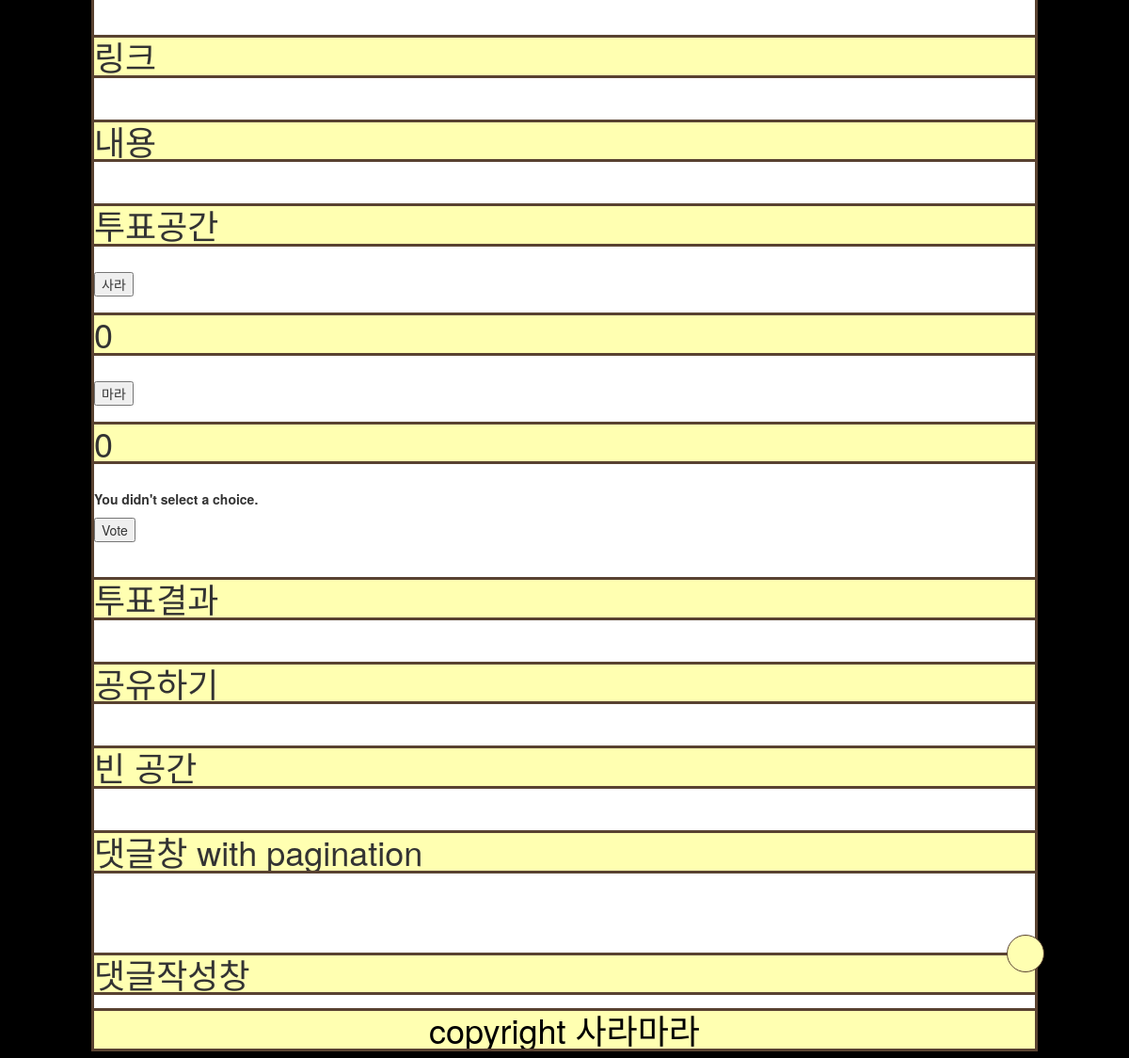
Before: /posts/9/votes/ (lower part) with the older database file.
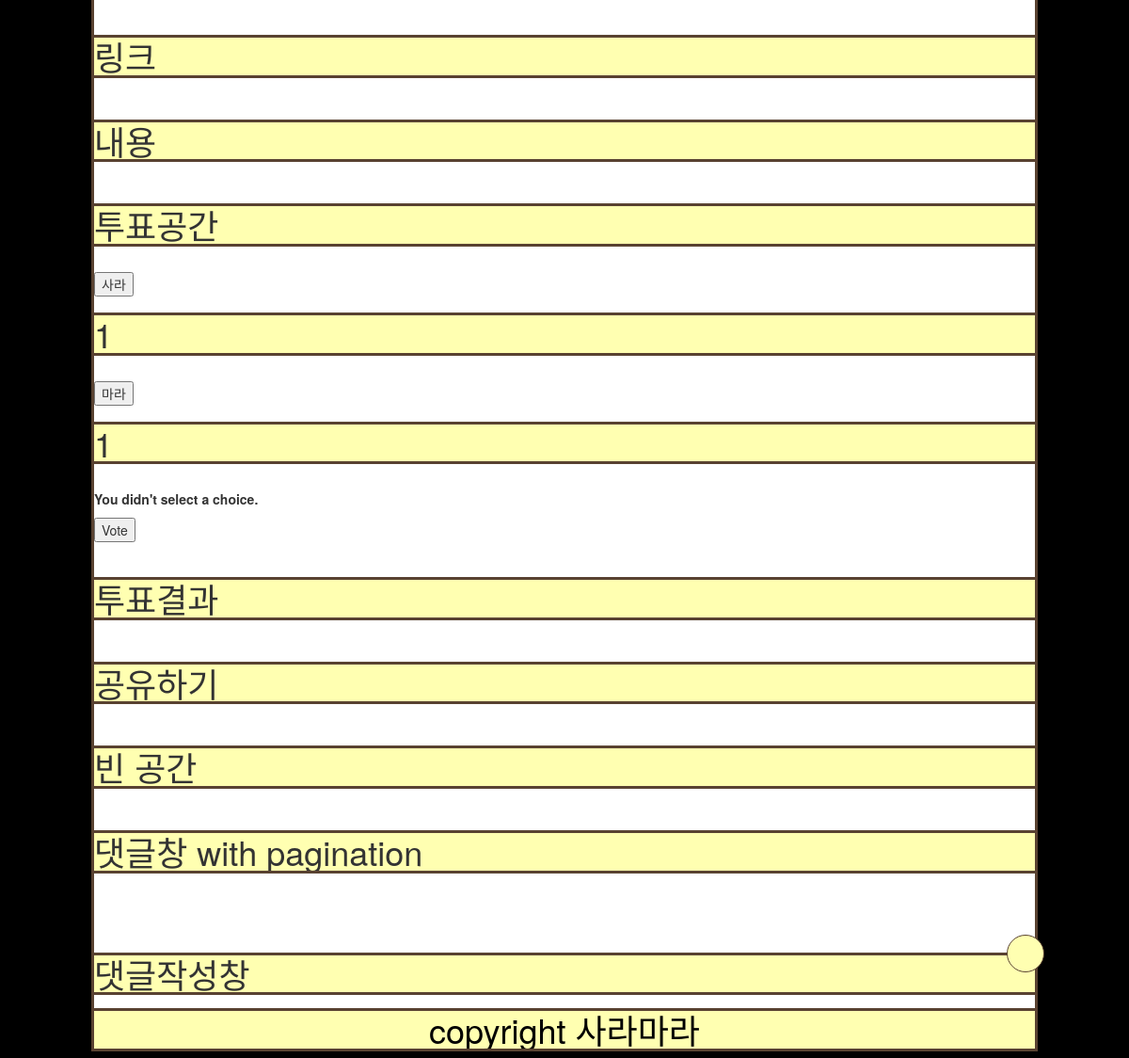
After: the same page with the newer database file.
### posts/models.py (models this page shows, shortened)
class Post(models.Model):
    author = models.ForeignKey(
        settings.AUTH_USER_MODEL, on_delete=models.CASCADE)  # 추천!
    title = models.CharField(max_length=128)
    content = models.TextField()
    price = models.CharField(max_length=128, default='NA', null=True)
    brand = models.CharField(max_length=128, default='NA', null=True)
    link = models.CharField(
        max_length=128, blank=True, null=True)
    pup_date = models.DateTimeField(auto_now_add=True,
                                    verbose_name='date published')
    sara = models.TextField(blank=True, null=True)
    mara = models.TextField(blank=True, null=True)
    CATEGORY_CHOICES = (
        ('상의', '상의'),
        ('하의', '하의'),
        ('신발', '신발'),
        ('기타', '기타'),
    )
    category = models.CharField(
        max_length=128, choices=CATEGORY_CHOICES, default='상의', null=False)
    def sara_cnt(self):
        if self.sara is None:
            return 0
        else:
            return len(self.sara.split(' '))
    def mara_cnt(self):
        if self.mara is None:
            return 0
        else:
            return len(self.mara.split(' '))
    class Meta:
        ordering = ['-id']

### posts/views.py (the view)
# urls.py: path('<int:post_id>/votes/', views.vote, name='vote'),
def vote(request, post_id):
    post = get_object_or_404(Post, pk=post_id)
    try:
        selected_choice = post.choice_set.get(pk=request.POST['choice'])
    except (KeyError, Choice.DoesNotExist):
        return render(request, 'posts/detail.html', {
            'post': post,
            'error_message': "You didn't select a choice.",
        })
    else:
        selected_choice.votes += 1
        selected_choice.save()
        return HttpResponseRedirect(reverse('posts:detail', args=(post.id,)))

### posts/templates/posts/detail.html (shortened to what this page needs)
{% extends 'posts/base.html' %} {% block content %}
<br />
<br />
<br />
<div>
  <br />
  <br />
  <br />
  <br />
  <br />
  <h1>{{ post.link }}</h1>
  <br />
  <h1>{{ post.content }}</h1>
  <br />
  <h1>투표공간</h1>
  <br />
  <button onclick="location.href='?sara={{user.username}}';" class="sarabtn">
    사라
  </button>
  <h1>{{ post.sara_cnt }}</h1>
  <br />
  <button onclick="location.href='?mara={{user.username}}';" class="marabtn">
    마라
  </button>
  <h1>{{ post.mara_cnt }}</h1>
  <br />
  {% if error_message %}
  <p><strong>{{ error_message }}</strong></p>
  {% endif %}
  <form action="{% url 'posts:vote' post.id %}" method="post">
    <input type="submit" value="Vote" />
  </form>
  <br />
  <h1>투표결과</h1>
  <br />
  <h1>공유하기</h1>
</div>
<br />
<div>
  <h1>빈 공간</h1>
</div>
<br />
<div>
  <h1>댓글창 with pagination</h1>
  <br />
  <br />
  <br />
  <h1>댓글작성창</h1>
</div>
{% endblock %}

Changed rows visible on the page:
changed Post "링크": sara_cnt "0" → "1"; mara_cnt "0" → "1"
